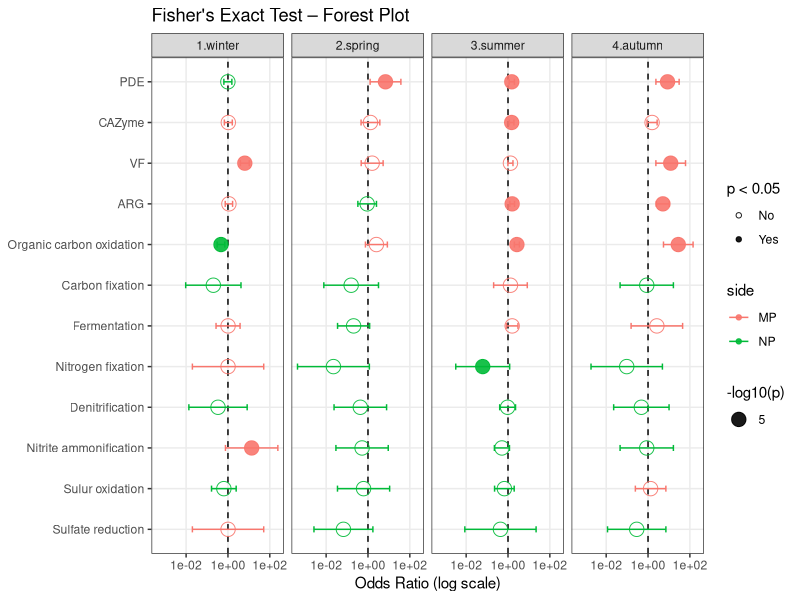

Write R code to recreate this figure.
#####indicator fisher test####
fisher<-read.csv('fisher.indicator.test.csv')

library(dplyr)
library(tidyr)
#  MP/NP ==> Case/Ctrl
out <- fisher %>%
  mutate(group = if_else(category == "MP", "Case", "Ctrl")) %>%
  select(func, season, group, carried, noncarried) %>%
  pivot_wider(
    names_from = group,
    values_from = c(carried, noncarried),
    values_fill = 0
  ) %>%
  transmute(
    func, season,
    Case_yes = carried_Case,
    Case_no  = noncarried_Case,
    Ctrl_yes = carried_Ctrl,
    Ctrl_no  = noncarried_Ctrl
  )

out2 <- out %>%
  tidyr::unite(Category, func, season, sep = " | ", remove = FALSE)


# Haldane–Anscombe correction
recalc <- out %>%
  rowwise() %>%
  do({
    a <- .$Case_yes; b <- .$Case_no; c <- .$Ctrl_yes; d <- .$Ctrl_no
    
    # 原始 Fisher p 值（不做 +0.5 修正）
    p <- fisher.test(matrix(c(a, b, c, d), nrow = 2, byrow = TRUE))$p.value
    
    # Haldane–Anscombe 连续性校正：四格都 +0.5
    a2 <- a + 0.5; b2 <- b + 0.5; c2 <- c + 0.5; d2 <- d + 0.5
    
    # 校正后的 OR 和 Wald 型 95%CI
    OR   <- (a2 * d2) / (b2 * c2)
    se   <- sqrt(1/a2 + 1/b2 + 1/c2 + 1/d2)
    lcl  <- exp(log(OR) - 1.96 * se)
    ucl  <- exp(log(OR) + 1.96 * se)
    
    tibble(OR = OR, CI_low = lcl, CI_high = ucl, p_value = p)
  }) %>%
  ungroup()

res2 <- out %>%
  bind_cols(recalc) %>%
  unite(Category, func, season, sep = " | ", remove = FALSE)

res_plot <- res2 %>%
  mutate(
    Category = factor(Category, levels = Category[order(OR)]),
    neglog10p = -log10(p_value),
    sig = p_value < 0.05
  )

res_plot2 <- res_plot %>%
  mutate(
    log10OR   = log10(OR),
    log10_low = log10(CI_low),
    log10_high= log10(CI_high),
    side = case_when(
      log10OR > 0 ~ "MP",   
      log10OR < 0 ~ "NP",   
      TRUE       ~ "= 0"
    ),
    neglog10p = -log10(pmax(p_value, .Machine$double.xmin))
  )

#visualization：
library(dplyr)
library(ggplot2)
res_plot2$func<-factor(res_plot2$func,levels = unique(res_plot2$func))
ggplot(res_plot2, aes(y = func, x = OR)) +
  geom_vline(xintercept = 1, linetype = "dashed") +
  geom_errorbarh(aes(xmin = CI_low, xmax = CI_high,color=side), height = 0.15) +
  geom_point(aes(size = 5, fill =side,color=side,shape=sig),alpha=0.9) +
  scale_shape_manual(values = c(`TRUE` = 19, `FALSE` = 1),
                     name = "p < 0.05",
                     labels = c(`TRUE` = "Yes", `FALSE` = "No")) +
  scale_fill_manual(values = c(  "#F8766D", "#00BA38")) +
  scale_color_manual(values = c(  "#F8766D", "#00BA38")) +
  scale_x_log10() +
  scale_size_continuous(name = "-log10(p)") +
  labs(x = "Odds Ratio (log scale)", y = NULL, title = "Fisher's Exact Test – Forest Plot") +
  theme_bw() +
  theme(
    panel.grid.minor = element_blank(),
    legend.position = "right"
  )+facet_grid(~ season, scales = "free_y")
